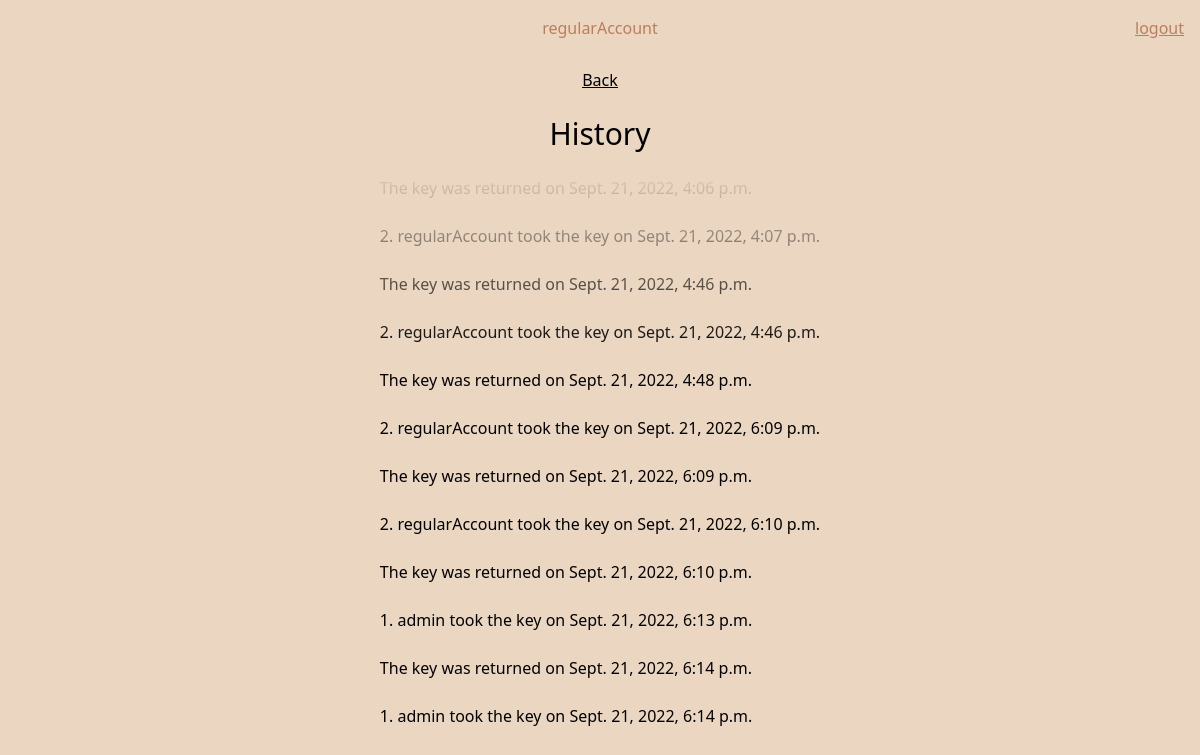
Page /history/ (signed in) on the committed database.
### keyTracker/models.py (models this page shows, shortened)
class Key(models.Model):
    keyHolder = models.ForeignKey(
        User, on_delete=models.CASCADE, blank=True, null=True)
    isReturned = models.BooleanField(default=True)
    time = models.DateTimeField(auto_now_add=True)

### keyTracker/views.py (the view)
# urls.py: path("history/", views.history, name="history"),
def history(request):
    if request.user.is_authenticated and is_member(user=request.user, group='DI'):
        keys = Key.objects.all().order_by('-time')[:12]
        return render(request=request,
                      template_name='keyTracker/history.html',
                      context={"keys": keys})
    else:
        return redirect('keyTracker:login')

### keyTracker/views.py (called while the page is built)
def is_member(user, group):
    return user.groups.filter(name=group).exists()

### keyTracker/templates/keyTracker/history.html
{% extends 'keyTracker/components/main.html' %}
{% block body %}
<div class="flex flex-col h-screen place-items-center">
<div class="underline my-3 flex flex-row">
    <a href="/">Back</a>
</div>
<div class="text-3xl my-3">
    <h1>History</h1>
</div>
<div class="relative">
    <div class="h-48 bg-gradient-to-b from-backgroundcolor to-transparent w-full absolute z-10"></div>
    <div class="flex flex-col">
        {% for key in keys reversed  %}
        <div class="rounded my-1 p-2 bg-backgroundgreen">
            {% if not key.isReturned %}
                {{ key.keyHolder_id }}. {{ key.keyHolder }} took the key on {{ key.time }}
            </div>
            {% else %}
                The key was returned on {{ key.time }}
            </div>
            {% endif %}
            {% endfor %}
    </div>
</div>
{% endblock body %}

### keyTracker/templates/keyTracker/components/main.html (shortened to what this page needs)
<!DOCTYPE html>
<html lang="en">
<head>
  {% load static %}
  <link rel="stylesheet" href="{% static 'keyTracker/css/output.css' %}">
</head>
<body class="bg-backgroundcolor">
  {% include "./nav.html" %}
{% block body %}
{% endblock %}
</div>
</body>
</html>

### keyTracker/templates/keyTracker/components/nav.html (shortened to what this page needs)
<nav class="p-4">
<div class="flex items-center justify-center">
  <div class="text-brownsugar">{{ user.get_username }}</div>
  <div class="flex-1">
    <div class="w-max ml-auto underline text-brownsugar"><a href="{% url 'keyTracker:logout' %}">logout</a></div>
  </div>
</div>
</nav>

### rows in the picture
Key: time "Sept. 21, 2022, 4:06 p.m."
Key: keyHolder_id "2", keyHolder "regularAccount", time "Sept. 21, 2022, 4:07 p.m."
Key: time "Sept. 21, 2022, 4:46 p.m."
Key: keyHolder_id "2", keyHolder "regularAccount", time "Sept. 21, 2022, 4:46 p.m."
Key: time "Sept. 21, 2022, 4:48 p.m."
Key: keyHolder_id "2", keyHolder "regularAccount", time "Sept. 21, 2022, 6:09 p.m."
Key: time "Sept. 21, 2022, 6:09 p.m."
Key: keyHolder_id "2", keyHolder "regularAccount", time "Sept. 21, 2022, 6:10 p.m."
Key: time "Sept. 21, 2022, 6:10 p.m."
Key: keyHolder_id "1", keyHolder "admin", time "Sept. 21, 2022, 6:13 p.m."
Key: time "Sept. 21, 2022, 6:14 p.m."
Key: keyHolder_id "1", keyHolder "admin", time "Sept. 21, 2022, 6:14 p.m."

### other values in the picture
{{ user.get_username }} "regularAccount"
